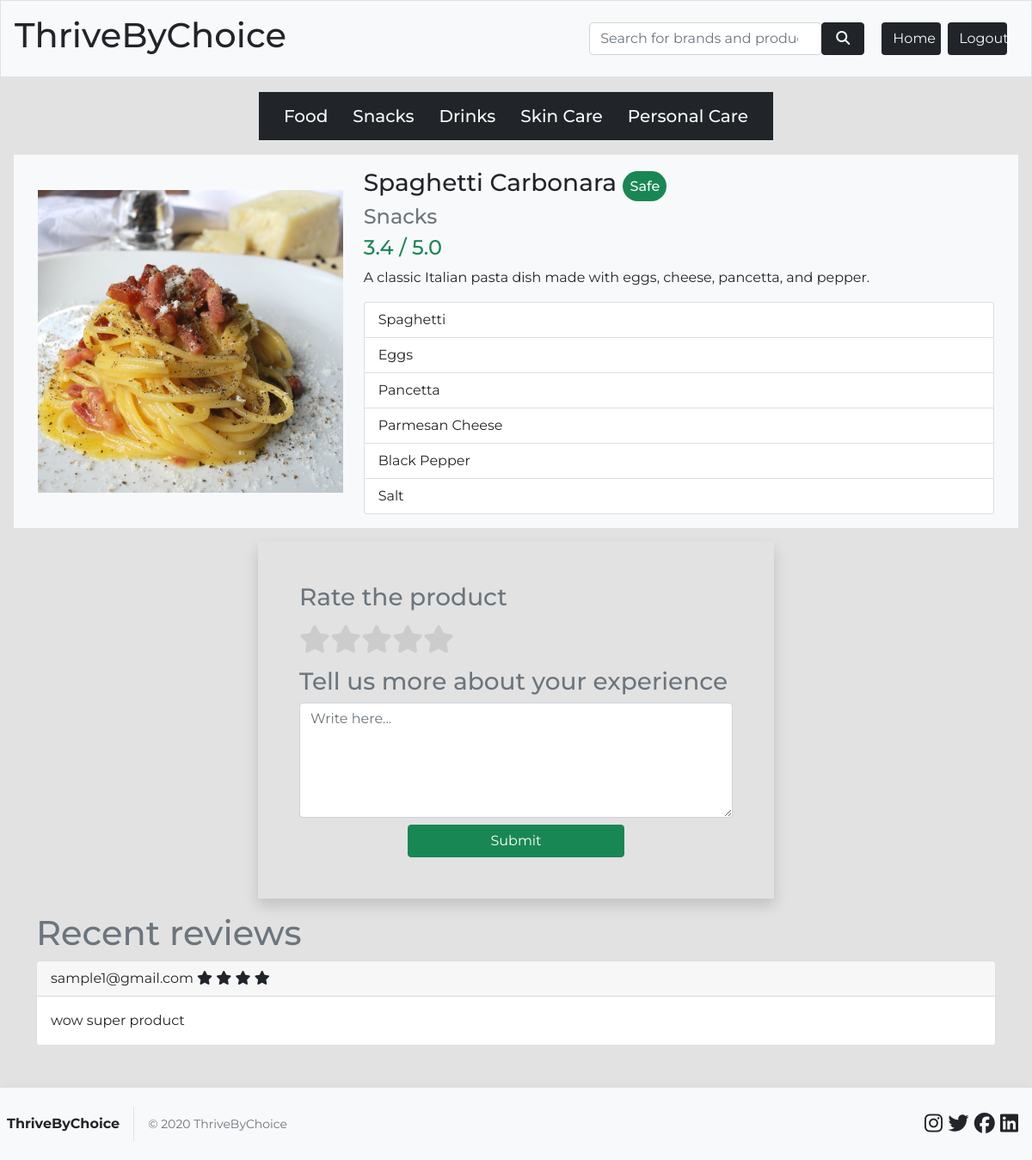
Page /product_details/37dfd5a1 on the committed database.
### app/models.py (models this page shows)
class Products(models.Model):
    product_id = models.CharField(max_length=20, unique=True)
    name = models.CharField(max_length=100)
    image_file = models.CharField(max_length=50)
    ingredients = models.CharField(max_length=200)
    category = models.CharField(max_length=100)
    description = models.CharField(max_length=200)
    avg_rating = models.CharField(max_length=20, default=5.0)
    toxicity = models.BooleanField(default=False)
    keywords = models.CharField(max_length=200, null=True)

class Reviews(models.Model):
    review_id = models.CharField(max_length=50, unique=True)
    review = models.CharField(max_length=200)
    reviewer = models.CharField(max_length=100)
    rating = models.CharField(max_length=3)
    product = models.ForeignKey(Products, on_delete=models.CASCADE)

### app/views.py (the view)
# urls.py: path('product_details/<str:product_id>', views.product_details, name='product_details'), # Product Details Page
def product_details(request, product_id):
    product = get_products(product_id)
    reviews = Reviews.objects.filter(product=get_object_or_404(Products, product_id=product_id))
    has_reviewed = reviews.filter(reviewer=request.user.username).first()
    print(has_reviewed)
    if product[0]['toxicity']:
        safe_recommendations = recommend_safe_products(product_id)
    else:
        safe_recommendations = None
    return render(request, 'product_details.html', {'categories': CATEGORIES,
                                                    'product': product[0],
                                                    'reviews': reviews,
                                                    'has_reviewed': has_reviewed,
                                                    'toxic_ingredients': TOXIC_INGREDIENTS,
                                                    'safe_recommendations': safe_recommendations})

### app/utils.py (called while the page is built)
def get_products(product_id=None):
    if product_id:
        products = Products.objects.filter(product_id=product_id)
    else:
        products = Products.objects.all()
    prods = []
    for i in products:
        ingredients = [x.strip().lower() for x in i.ingredients.strip().split(",")]
        data = {
            "name": i.name,
            "product_id": i.product_id,
            "image_file": i.image_file,
            "category": i.category,
            "description": i.description,
            "ingredients": ingredients,
            "toxicity": i.toxicity,
            "avg_rating": i.avg_rating
        }
        prods.append(data)
    return prods

### app/templates/product_details.html (shortened to what this page needs)
{% extends 'base.html' %}
{% load static %}
{% block body %}
<div class="d-flex justify-content-between border p-3 align-items-center font-para bg-light">
    <h1 class="h1">ThriveByChoice</h1>
    <div class="container-fluid row gap-2 justify-content-end">
        <form method="get" action="{% url 'search' %}" class="form-inline col-5">
            <div class="input-group rounded">
                <input type="search" name="search" class="form-control rounded-3"
                    placeholder="Search for brands and products" aria-label="Search" aria-describedby="search-button">
                <div class="input-group-append">
                    <button class="btn btn-dark px-3" type="submit" id="search-button">
                        <i style="color: white;" class="fas fa-search"></i>
                    </button>
                </div>
            </div>
        </form>
        <a href="{% url 'home' %}" class="btn bg-dark text-light col-1 rounded">Home</a>
        <a href="{% url 'logout' %}" class="btn bg-dark text-light col-1 rounded">Logout</a>
    </div>
</div>
<div class="mt-3">
    <ul class="container w-50 border p-2 bg-dark d-flex justify-content-evenly font-para">
        {% for category in categories %}
        <a href="/search?search={{ category }}" class="text-light align-self-center h5 text-decoration-none p-2 m-0">{{ category|title }}</a>
        {% endfor %}
    </ul>
</div>
<div class="mx-3 row d-flex bg-light p-3 font-para">
    <div class="col-4 d-flex align-items-center">
        <img src="{% static product.image_file %}" alt="{{ product.product_id }}" class="img-fluid">
    </div>
    <div class="container-fluid col-8">
        <h3 class="h3">{{ product.name|title }}
            {% if product.toxicity %}
            <span class="bg-danger text-light p-2 fs-6 rounded-pill">Toxic</span>
            {% else %}
            <span class="bg-success text-light p-2 fs-6 rounded-pill">Safe</span>
            {% endif %}
        </h3>
        <h4 class="h4 text-secondary">{{ product.category|title }}</h4>
        <h4 class="h4 text-success">{{ product.avg_rating }} / 5.0</h4>
        <p>{{ product.description }}</p>
        <ul class="list-group">
            {% for ing in product.ingredients %}
            {% if ing in toxic_ingredients %}
            <li class="list-group-item bg-danger text-light">{{ ing|title }}</li>
            {% else %}
            <li class="list-group-item">{{ ing|title }}</li>
            {% endif %}
            {% endfor %}
        </ul>
    </div>
</div>
{% if not has_reviewed %}
<div class="my-3 container w-50 font-para shadow p-5">
    <form action="{% url 'review' product.product_id %}" method="post">
        <h3 class="h3 text-secondary">Rate the product</h3>
        <div class="">
            <div class="star-rating mb-2">
                <input type="radio" id="star5" name="rating" value="5"><label for="star5" title="5 stars"><i
                        class="fas fa-star"></i></label>
                <input type="radio" id="star4" name="rating" value="4"><label for="star4" title="4 stars"><i
                        class="fas fa-star"></i></label>
                <input type="radio" id="star3" name="rating" value="3"><label for="star3" title="3 stars"><i
                        class="fas fa-star"></i></label>
                <input type="radio" id="star2" name="rating" value="2"><label for="star2" title="2 stars"><i
                        class="fas fa-star"></i></label>
                <input type="radio" id="star1" name="rating" value="1"><label for="star1" title="1 star"><i
                        class="fas fa-star"></i></label>
            </div>
            <h3 class="h3 text-secondary">Tell us more about your experience</h3>
            <textarea class="form-control mb-2" name="review" placeholder="Write here..." id="review"
                rows="5"></textarea>
            <div class="d-flex justify-content-center">
                <button class="btn btn-success w-50" type="submit" name="submit" id="submit">Submit</button>
            </div>
        </div>
    </form>
</div>
{% endif %}
<div class="container font-para mt-3">
    <h1 class="text-secondary">Recent reviews</h1>
    {% if reviews %}
    {% for rev in reviews %}
    <div class="card">
        <div class="card-header">
            {{ rev.reviewer }}
            <span>
                {% if rev.rating == '1' %}
                <i class="fas fa-star"></i>
                {% elif rev.rating == '2' %}
                <i class="fas fa-star"></i>
                <i class="fas fa-star"></i>
                {% elif rev.rating == '3' %}
                <i class="fas fa-star"></i>
                <i class="fas fa-star"></i>
                <i class="fas fa-star"></i>
                {% elif rev.rating == '4' %}
                <i class="fas fa-star"></i>
                <i class="fas fa-star"></i>
                <i class="fas fa-star"></i>
                <i class="fas fa-star"></i>
                {% else %}
                <i class="fas fa-star"></i>
                <i class="fas fa-star"></i>
                <i class="fas fa-star"></i>
                <i class="fas fa-star"></i>
                <i class="fas fa-star"></i>
                {% endif %}
            </span>
        </div>
        <div class="card-body">
            <p class="card-text">{{ rev.review }}</p>
        </div>
    </div>
    {% endfor %}
    {% else %}
    <div class="alert-primary p-3">No reviews!</div>
    {% endif %}
</div>
<div class="d-flex justify-content-between border-top py-2 shadow font-para mt-5 bg-light">
    <div class="d-flex align-items-center">
        <b class="border-end border-1 p-2 pe-3">ThriveByChoice</b>
        <small class="text-secondary px-3">© 2020 ThriveByChoice</small>
    </div>
    <div class="py-3 pe-3" style="font-size: 24px;">
        <i class="fa-brands fa-instagram"></i>
        <i class="fa-brands fa-twitter"></i>
        <i class="fa-brands fa-facebook"></i>
        <i class="fa-brands fa-linkedin"></i>
    </div>
</div>
{% endblock %}

### app/templates/product_details.html (style rules this page uses)
.font-para { font-family: "Montserrat", sans-serif; }
body { background-color: rgb(226, 226, 226); }
.star-rating { direction: rtl; display: inline-flex; }
.star-rating label { font-size: 2em; color: #ccc; cursor: pointer; }

### rows in the picture
Products: image_file+product (picture), name "Spaghetti Carbonara", category "Snacks", avg_rating "3.4", description "A classic Italian pasta dish made with eggs, cheese, pancetta, and pepper."
Reviews: reviewer "sample1@gmail.com", rating "4" (drawn), review "wow super product"

### other values in the picture
{{ category|title }} "Food" "Snacks" "Drinks" "Skin Care" "Personal Care"
{{ ing|title }} "Spaghetti" "Eggs" "Pancetta" "Parmesan Cheese" "Black Pepper" "Salt"
